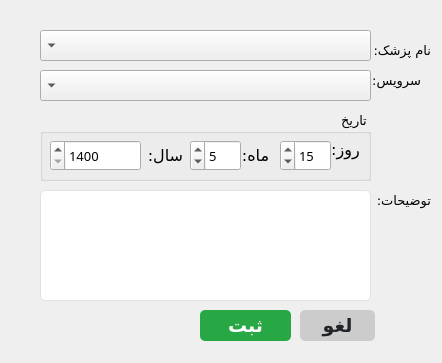
<?xml version="1.0" encoding="UTF-8"?>
<ui version="4.0">
 <class>addEditMedicalRecords_form</class>
 <widget class="QWidget" name="addEditMedicalRecords_form">
  <property name="geometry">
   <rect>
    <x>0</x>
    <y>0</y>
    <width>442</width>
    <height>363</height>
   </rect>
  </property>
  <property name="minimumSize">
   <size>
    <width>442</width>
    <height>363</height>
   </size>
  </property>
  <property name="maximumSize">
   <size>
    <width>442</width>
    <height>363</height>
   </size>
  </property>
  <property name="font">
   <font>
    <family>Vazirmatn</family>
   </font>
  </property>
  <property name="windowTitle">
   <string>خدمات</string>
  </property>
  <property name="layoutDirection">
   <enum>Qt::RightToLeft</enum>
  </property>
  <widget class="QGroupBox" name="groupBox_3">
   <property name="geometry">
    <rect>
     <x>40</x>
     <y>110</y>
     <width>331</width>
     <height>71</height>
    </rect>
   </property>
   <property name="font">
    <font>
     <family>Vazirmatn Black</family>
     <pointsize>10</pointsize>
    </font>
   </property>
   <property name="layoutDirection">
    <enum>Qt::RightToLeft</enum>
   </property>
   <property name="title">
    <string>تاریخ</string>
   </property>
   <property name="alignment">
    <set>Qt::AlignLeading|Qt::AlignLeft|Qt::AlignVCenter</set>
   </property>
   <widget class="QLabel" name="label_41">
    <property name="geometry">
     <rect>
      <x>270</x>
      <y>30</y>
      <width>71</width>
      <height>41</height>
     </rect>
    </property>
    <property name="font">
     <font>
      <family>Vazirmatn ExtraBold</family>
      <pointsize>12</pointsize>
     </font>
    </property>
    <property name="text">
     <string>روز:</string>
    </property>
    <property name="alignment">
     <set>Qt::AlignHCenter|Qt::AlignTop</set>
    </property>
   </widget>
   <widget class="QLabel" name="label_42">
    <property name="geometry">
     <rect>
      <x>180</x>
      <y>30</y>
      <width>71</width>
      <height>31</height>
     </rect>
    </property>
    <property name="font">
     <font>
      <family>Vazirmatn ExtraBold</family>
      <pointsize>12</pointsize>
     </font>
    </property>
    <property name="text">
     <string>ماه:</string>
    </property>
    <property name="alignment">
     <set>Qt::AlignCenter</set>
    </property>
   </widget>
   <widget class="QSpinBox" name="year_spnbox">
    <property name="geometry">
     <rect>
      <x>10</x>
      <y>30</y>
      <width>91</width>
      <height>31</height>
     </rect>
    </property>
    <property name="minimum">
     <number>1400</number>
    </property>
    <property name="maximum">
     <number>1500</number>
    </property>
   </widget>
   <widget class="QLabel" name="label_43">
    <property name="geometry">
     <rect>
      <x>90</x>
      <y>30</y>
      <width>71</width>
      <height>31</height>
     </rect>
    </property>
    <property name="font">
     <font>
      <family>Vazirmatn ExtraBold</family>
      <pointsize>12</pointsize>
     </font>
    </property>
    <property name="text">
     <string>سال:</string>
    </property>
    <property name="alignment">
     <set>Qt::AlignCenter</set>
    </property>
   </widget>
   <widget class="QSpinBox" name="month_spnbox">
    <property name="geometry">
     <rect>
      <x>150</x>
      <y>30</y>
      <width>51</width>
      <height>31</height>
     </rect>
    </property>
    <property name="minimum">
     <number>1</number>
    </property>
    <property name="maximum">
     <number>12</number>
    </property>
    <property name="value">
     <number>5</number>
    </property>
   </widget>
   <widget class="QSpinBox" name="day_spnbox">
    <property name="geometry">
     <rect>
      <x>240</x>
      <y>30</y>
      <width>51</width>
      <height>31</height>
     </rect>
    </property>
    <property name="minimum">
     <number>1</number>
    </property>
    <property name="maximum">
     <number>31</number>
    </property>
    <property name="value">
     <number>15</number>
    </property>
   </widget>
  </widget>
  <widget class="QLabel" name="label_14">
   <property name="geometry">
    <rect>
     <x>370</x>
     <y>40</y>
     <width>61</width>
     <height>21</height>
    </rect>
   </property>
   <property name="font">
    <font>
     <family>Vazirmatn Black</family>
     <pointsize>10</pointsize>
    </font>
   </property>
   <property name="text">
    <string>نام پزشک: </string>
   </property>
  </widget>
  <widget class="QPushButton" name="cancel_btn">
   <property name="geometry">
    <rect>
     <x>300</x>
     <y>310</y>
     <width>75</width>
     <height>31</height>
    </rect>
   </property>
   <property name="font">
    <font>
     <family>Vazirmatn</family>
     <pointsize>14</pointsize>
     <weight>75</weight>
     <bold>true</bold>
     <underline>false</underline>
     <strikeout>false</strikeout>
    </font>
   </property>
   <property name="focusPolicy">
    <enum>Qt::StrongFocus</enum>
   </property>
   <property name="styleSheet">
    <string notr="true">QPushButton {
    background-color: #cccccc; /* Light grey */
    color: #212529; /* Dark text */
    border: none;
    border-radius: 5px; /* Rounded corners */
    text-align: center;
    text-decoration: none;
}

QPushButton:hover {
    background-color: #b3b3b3; /* Darker grey on hover */
}

QPushButton:pressed {
    background-color: #999999; /* Even darker grey on press */
}
</string>
   </property>
   <property name="text">
    <string>لغو</string>
   </property>
   <property name="checkable">
    <bool>false</bool>
   </property>
  </widget>
  <widget class="QLabel" name="label_16">
   <property name="geometry">
    <rect>
     <x>370</x>
     <y>190</y>
     <width>61</width>
     <height>21</height>
    </rect>
   </property>
   <property name="font">
    <font>
     <family>Vazirmatn Black</family>
     <pointsize>10</pointsize>
    </font>
   </property>
   <property name="text">
    <string>توضیحات:</string>
   </property>
  </widget>
  <widget class="QComboBox" name="doctor_cmbox">
   <property name="enabled">
    <bool>true</bool>
   </property>
   <property name="geometry">
    <rect>
     <x>40</x>
     <y>30</y>
     <width>331</width>
     <height>31</height>
    </rect>
   </property>
   <property name="font">
    <font>
     <family>Vazirmatn Black</family>
     <pointsize>11</pointsize>
    </font>
   </property>
   <property name="acceptDrops">
    <bool>false</bool>
   </property>
   <property name="layoutDirection">
    <enum>Qt::RightToLeft</enum>
   </property>
   <property name="styleSheet">
    <string notr="true"/>
   </property>
   <property name="editable">
    <bool>false</bool>
   </property>
   <property name="currentText">
    <string/>
   </property>
   <property name="maxVisibleItems">
    <number>3</number>
   </property>
   <property name="duplicatesEnabled">
    <bool>false</bool>
   </property>
  </widget>
  <widget class="QPushButton" name="save_btn">
   <property name="geometry">
    <rect>
     <x>200</x>
     <y>310</y>
     <width>91</width>
     <height>31</height>
    </rect>
   </property>
   <property name="font">
    <font>
     <family>Vazirmatn</family>
     <pointsize>14</pointsize>
     <weight>75</weight>
     <bold>true</bold>
     <underline>false</underline>
     <strikeout>false</strikeout>
    </font>
   </property>
   <property name="styleSheet">
    <string notr="true">QPushButton {
    background-color: #28a745; /* Bootstrap success green */
    color: white; /* White text */
    border: none;
    border-radius: 5px; /* Rounded corners */
    font-weight: bold; /* Bold text */
    text-align: center;
    text-decoration: none;
}

QPushButton:hover {
    background-color: #218838; /* Darker green on hover */
}

QPushButton:pressed {
    background-color: #1e7e34; /* Even darker green on press */
}
</string>
   </property>
   <property name="text">
    <string>ثبت</string>
   </property>
  </widget>
  <widget class="QComboBox" name="service_cmbox">
   <property name="enabled">
    <bool>true</bool>
   </property>
   <property name="geometry">
    <rect>
     <x>40</x>
     <y>70</y>
     <width>331</width>
     <height>31</height>
    </rect>
   </property>
   <property name="font">
    <font>
     <family>Vazirmatn Black</family>
     <pointsize>11</pointsize>
    </font>
   </property>
   <property name="acceptDrops">
    <bool>false</bool>
   </property>
   <property name="layoutDirection">
    <enum>Qt::RightToLeft</enum>
   </property>
   <property name="styleSheet">
    <string notr="true"/>
   </property>
   <property name="editable">
    <bool>false</bool>
   </property>
   <property name="currentText">
    <string/>
   </property>
   <property name="maxVisibleItems">
    <number>10</number>
   </property>
   <property name="duplicatesEnabled">
    <bool>false</bool>
   </property>
  </widget>
  <widget class="QLabel" name="label_17">
   <property name="geometry">
    <rect>
     <x>360</x>
     <y>70</y>
     <width>61</width>
     <height>21</height>
    </rect>
   </property>
   <property name="font">
    <font>
     <family>Vazirmatn Black</family>
     <pointsize>10</pointsize>
    </font>
   </property>
   <property name="text">
    <string>سرویس:</string>
   </property>
  </widget>
  <widget class="QTextEdit" name="description_txtbox">
   <property name="geometry">
    <rect>
     <x>40</x>
     <y>190</y>
     <width>331</width>
     <height>111</height>
    </rect>
   </property>
   <property name="font">
    <font>
     <family>Vazirmatn</family>
     <pointsize>12</pointsize>
    </font>
   </property>
   <property name="layoutDirection">
    <enum>Qt::RightToLeft</enum>
   </property>
   <property name="styleSheet">
    <string notr="true">/* Basic LineEdit styling */
QTextEdit {
    background-color: #ffffff; /* White background */
    border: 1px solid #dee2e6; /* Light grey border */
    border-radius: 5px; /* Rounded corners */
    color: #343a40; /* Dark grey text color */
    outline: none; /* Remove default outline */
}

/* Hover effect */
QTextEdit:hover {
    border: 1px solid #007bff; /* Blue border on hover */
}

/* Focus effect */
QTextEdit:focus {
    border: 1px solid #007bff; /* Blue border on focus */
}

/* Disabled state */
QTextEdit:disabled {
    background-color: #e9ecef; /* Light grey background when disabled */
    color: #6c757d; /* Grey text color when disabled */
}

</string>
   </property>
  </widget>
 </widget>
 <resources/>
 <connections/>
</ui>
